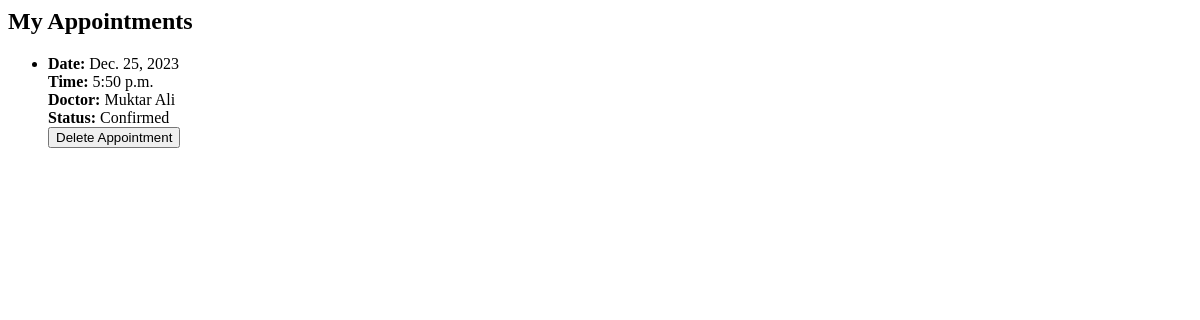
Before: /my_appointments/ (signed in) with the older database file.
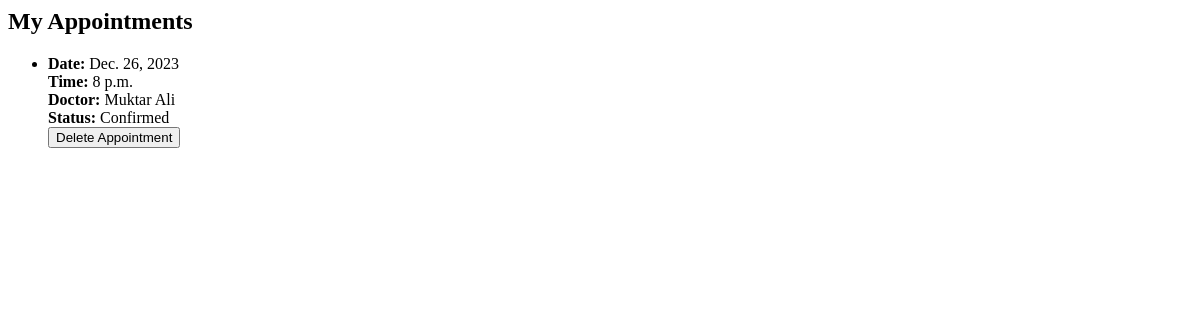
After: the same page with the newer database file.
### website/models.py (models this page shows, shortened)
class Appointment(models.Model):
    a_id = models.AutoField(primary_key=True)
    time = models.DateTimeField(auto_now_add=True, null=True)
    username = models.ForeignKey(Patient, on_delete=models.CASCADE, null=True)
    d_nid = models.ForeignKey(Doctor, on_delete=models.CASCADE, null=True)
    schedule = models.ForeignKey(Schedule, on_delete=models.CASCADE, null=True)
    status = models.CharField(max_length=20, default='Pending')

class Schedule(models.Model):
    slot = models.AutoField(primary_key=True)
    date = models.DateField()
    start_time = models.TimeField()
    doctor = models.ForeignKey(Doctor, on_delete=models.CASCADE)
    consultation_fee = models.DecimalField(max_digits=10, decimal_places=2)
    class Meta:
        unique_together = ['doctor', 'date', 'start_time']

class Doctor(models.Model):
    d_nid = models.IntegerField(primary_key=True)
    speciality = models.CharField(max_length=15)
    degree = models.CharField(max_length=15)
    name = models.CharField(max_length=40)
    hospitals = models.ManyToManyField(Hospital, through='DocSits', through_fields=('doctor', 'hospital'))

### website/views.py (the view)
# urls.py: path('my_appointments/', views.my_appointments_view, name='my_appointments'),
def my_appointments_view(request):
    if request.user.is_authenticated:
        appointments = Appointment.objects.filter(username=request.user)
        return render(request, 'my_appointments.html', {'appointments': appointments})
    else:
        return redirect('login')

### website/templates/my_appointments.html (shortened to what this page needs)
<h2>My Appointments</h2>
<ul>
    {% for appointment in appointments %}
        <li>
            <strong>Date:</strong> {{ appointment.schedule.date }}
            <br>
            <strong>Time:</strong> {{ appointment.schedule.start_time }}
            <br>
            <strong>Doctor:</strong> {{ appointment.d_nid.name }}
            <br>
            <strong>Status:</strong> {{ appointment.status }}
            <form method="post" action="{% url 'delete_appointment' appointment.a_id %}">
                <button type="submit">Delete Appointment</button>
            </form>
        </li>
    {% endfor %}
</ul>

Changed rows visible on the page:
removed Appointment: schedule "Dec. 25, 2023", schedule.start_time "5:50 p.m.", d_nid.name "Muktar Ali", status "Confirmed"
added Appointment: schedule "Dec. 26, 2023", schedule.start_time "8 p.m.", d_nid.name "Muktar Ali", status "Confirmed"
